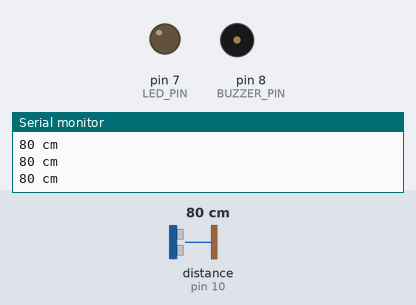
Simulated run of this sketch. Board: Arduino Uno, built with avr-gcc and run on an emulated ATmega328P. On the bench: output pins drawn as LEDs (lit = HIGH), buzzer (waves = sounding, pin HIGH), the last lines printed to the serial monitor. Wiring (inferred from the names in the program): ultrasonic range finder: trigger pin 9; echo pin 10. The test bench sets the inputs (shaded band); at power-on: distance to the obstacle (sensor on pin 10) 80 cm. The echo pulse lasts 58.3 µs per cm; pins used as bus, display or sensor lines are not drawn.

Above: at 1.2 s.
1.3 s: distance to the obstacle (sensor on pin 10) set to 2 cm
At 2.3 s:
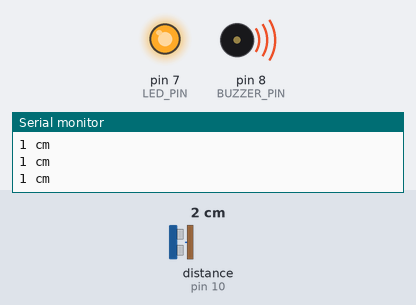
2.8 s: distance to the obstacle (sensor on pin 10) set to 35 cm
At 3.5 s:
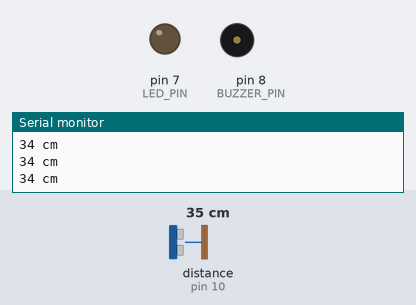
4.3 s: distance to the obstacle (sensor on pin 10) set to 4 cm
At 5.8 s:
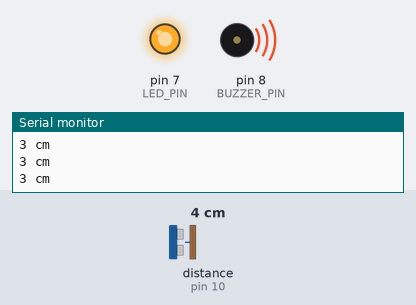
Timing chart, 0 to 7.3 s (numbered marks = the images above; inputs shaded):
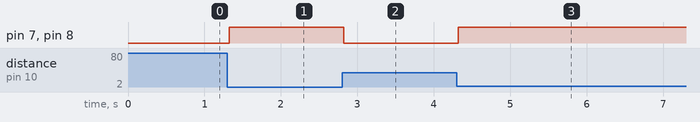

Measured:
- after the input at 1.3 s, pin 7 (LED_PIN), pin 8 (BUZZER_PIN): LOW → HIGH at once
- after the input at 2.8 s, pin 7 (LED_PIN), pin 8 (BUZZER_PIN): HIGH → LOW at once
- after the input at 4.3 s, pin 7 (LED_PIN), pin 8 (BUZZER_PIN): LOW → HIGH at once

The sketch:

collision-alarm.ino
```cpp
/*
 * Collision-Detecting Alarm — Cyb Robotics beginner guide
 *
 * An HC-SR04 ultrasonic sensor watches the space in front of the board.
 * When something comes closer than TRIGGER_CM the buzzer sounds and the
 * LED lights, and both stop once the way is clear again.
 *
 * Wiring (Arduino Uno):
 *   HC-SR04 VCC  -> 5V
 *   HC-SR04 GND  -> GND
 *   HC-SR04 TRIG -> D9
 *   HC-SR04 ECHO -> D10
 *   Buzzer +     -> D8       (- to GND)
 *   LED anode    -> D7 through a 220 ohm resistor (cathode to GND)
 */

const int TRIG_PIN = 9;
const int ECHO_PIN = 10;
const int BUZZER_PIN = 8;
const int LED_PIN = 7;

/* Alarm distance in centimetres. Raise it for a faster robot. */
const int TRIGGER_CM = 20;

/* Readings above this are treated as "nothing there". The HC-SR04 is
 * only trustworthy to about 4 m, and a missed echo reads as a very large
 * distance, which would otherwise look like a clear path. */
const long MAX_CM = 200;

/* How long to wait for the echo, in microseconds. Two-way travel to
 * MAX_CM at ~29 us per cm, plus headroom. Without a timeout pulseIn()
 * blocks for a full second every time an echo goes missing. */
const unsigned long ECHO_TIMEOUT_US = MAX_CM * 2UL * 29UL + 1000UL;

/* The datasheet asks for 60 ms between pings so the previous echo has
 * died away. Sampling faster makes the readings jump around. */
const unsigned long PING_INTERVAL_MS = 60;

unsigned long lastPing = 0;

void setup() {
  pinMode(TRIG_PIN, OUTPUT);
  pinMode(ECHO_PIN, INPUT);
  pinMode(BUZZER_PIN, OUTPUT);
  pinMode(LED_PIN, OUTPUT);

  Serial.begin(9600);
  Serial.println("Collision-detecting alarm ready.");
}

void loop() {
  if (millis() - lastPing < PING_INTERVAL_MS) return;
  lastPing = millis();

  long distance = readDistanceCm();

  /* 0 means the echo never came back — out of range, or the surface
   * scattered the pulse away. Treat it as a clear path rather than
   * firing the alarm on a sensor that simply heard nothing. */
  bool tooClose = (distance > 0 && distance <= TRIGGER_CM);

  digitalWrite(BUZZER_PIN, tooClose ? HIGH : LOW);
  digitalWrite(LED_PIN, tooClose ? HIGH : LOW);

  if (distance > 0) {
    Serial.print(distance);
    Serial.println(" cm");
  } else {
    Serial.println("no echo");
  }
}

/*
 * One ultrasonic reading, in centimetres, or 0 if no echo came back.
 *
 * Sound covers about 1 cm every 29 us, and the pulse makes the trip
 * twice, so the round-trip time is divided by 58.
 */
long readDistanceCm() {
  digitalWrite(TRIG_PIN, LOW);
  delayMicroseconds(2);
  digitalWrite(TRIG_PIN, HIGH);
  delayMicroseconds(10);
  digitalWrite(TRIG_PIN, LOW);

  unsigned long duration = pulseIn(ECHO_PIN, HIGH, ECHO_TIMEOUT_US);
  if (duration == 0) return 0;

  long cm = duration / 58;
  return (cm > MAX_CM) ? 0 : cm;
}
```
